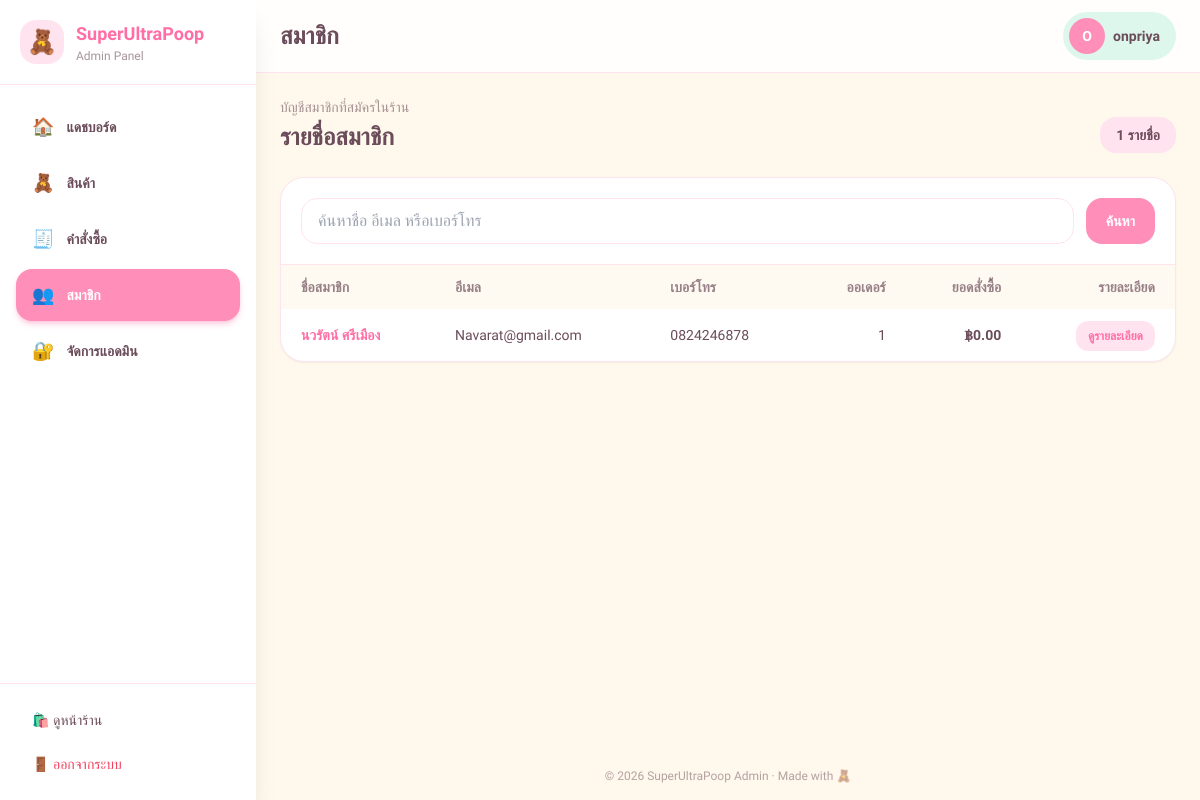
The page /admin/customers.php (signed in) on the database its author committed.
### tables this page shows
CREATE TABLE `users` (
  `id` int(11) NOT NULL,
  `name` varchar(100) NOT NULL,
  `email` varchar(120) NOT NULL,
  `phone` varchar(20) DEFAULT NULL,
  `password_hash` varchar(255) NOT NULL,
  `created_at` timestamp NOT NULL DEFAULT current_timestamp()
);

### includes/functions.php (called while the page is built, shortened)
<?php
function h($s) { return htmlspecialchars((string)$s, ENT_QUOTES, 'UTF-8'); }
function money($n) { return '฿' . number_format((float)$n, 2); }
    ?>

### admin/customers.php (the view, shortened to what this page needs)
<?php
$pageTitle = 'สมาชิก';
require __DIR__ . '/header.php';
$search = trim($_GET['q'] ?? '');
$sql = "SELECT u.id, u.name, u.email, u.phone, COUNT(o.id) AS order_count,
    COALESCE(SUM(CASE WHEN o.status IN ('Paid','Processing','Shipped','Completed') THEN o.total END), 0) AS spent
    FROM users u LEFT JOIN orders o ON o.user_id = u.id";
$params = [];
$sql .= ' GROUP BY u.id, u.name, u.email, u.phone ORDER BY u.id DESC';
$statement = $pdo->prepare($sql);
$statement->execute($params);
$customers = $statement->fetchAll();
?>
<section class="mb-6 flex flex-wrap items-end justify-between gap-3">
  <div>
    <p class="text-sm text-kawaii-ink/60">บัญชีสมาชิกที่สมัครในร้าน</p>
    <h2 class="mt-1 text-2xl font-bold">รายชื่อสมาชิก</h2>
  </div>
  <span class="rounded-2xl bg-kawaii-pink-light px-4 py-2 text-sm font-bold"><?= number_format(count($customers)) ?> รายชื่อ</span>
</section>
<section class="overflow-hidden rounded-3xl border border-kawaii-pink-light bg-white shadow-sm">
  <form method="get" class="flex flex-wrap gap-3 border-b border-kawaii-pink-light p-4 sm:p-5">
    <input id="customer-search" name="q" value="<?= h($search) ?>" placeholder="ค้นหาชื่อ อีเมล หรือเบอร์โทร" class="min-w-[220px] flex-1 rounded-2xl border border-kawaii-pink-light px-4 py-2.5 outline-none transition focus:border-kawaii-pink focus:ring-2 focus:ring-kawaii-pink/20">
    <button class="rounded-2xl bg-kawaii-pink px-5 py-2.5 text-sm font-bold text-white transition hover:bg-kawaii-pink-deep">ค้นหา</button>
  </form>
  <div class="overflow-x-auto">
    <table class="w-full min-w-[760px] text-left text-sm">
      <thead class="bg-kawaii-cream/70 text-kawaii-ink/70">
        <tr>
          <th class="px-5 py-3 font-semibold">ชื่อสมาชิก</th>
          <th class="px-5 py-3 font-semibold">อีเมล</th>
          <th class="px-5 py-3 font-semibold">เบอร์โทร</th>
          <th class="px-5 py-3 text-right font-semibold">ออเดอร์</th>
          <th class="px-5 py-3 text-right font-semibold">ยอดสั่งซื้อ</th>
          <th class="px-5 py-3 text-right font-semibold">รายละเอียด</th>
        </tr>
      </thead>
      <tbody class="divide-y divide-kawaii-pink-light">
        <?php if (!$customers): ?>
          <tr><td colspan="6" class="px-5 py-10 text-center text-kawaii-ink/60"><?= $search !== '' ? 'ไม่พบสมาชิกที่ตรงกับการค้นหา' : 'ยังไม่มีสมาชิกสมัครบัญชี' ?></td></tr>
        <?php else: foreach ($customers as $customer): ?>
          <tr class="hover:bg-kawaii-cream/40">
            <td class="px-5 py-4 font-semibold"><a href="member-detail.php?id=<?= (int)$customer['id'] ?>" class="text-kawaii-pink-deep hover:underline"><?= h($customer['name']) ?></a></td>
            <td class="px-5 py-4"><?= h($customer['email']) ?></td>
            <td class="px-5 py-4 font-num tabular-nums"><?= h($customer['phone'] ?: '-') ?></td>
            <td class="px-5 py-4 text-right font-num tabular-nums"><?= number_format((int)$customer['order_count']) ?></td>
            <td class="px-5 py-4 text-right whitespace-nowrap font-num font-semibold tabular-nums"><?= h(money($customer['spent'])) ?></td>
            <td class="px-5 py-4 text-right"><a href="member-detail.php?id=<?= (int)$customer['id'] ?>" class="rounded-xl bg-kawaii-pink-light px-3 py-2 text-xs font-bold text-kawaii-pink-deep hover:bg-kawaii-pink">ดูรายละเอียด</a></td>
          </tr>
        <?php endforeach; endif; ?>
      </tbody>
    </table>
  </div>
</section>
<?php require __DIR__ . '/footer.php'; ?>

### admin/header.php (shortened to what this page needs)
<?php
require_once __DIR__ . '/../includes/functions.php';
$cur       = basename($_SERVER['PHP_SELF']);
$pageTitle = $pageTitle ?? 'Dashboard';
$stAdmin = $pdo->prepare("SELECT username FROM admins WHERE id = ?");
$stAdmin->execute([$_SESSION['admin_id']]);
$adminName = $stAdmin->fetchColumn() ?: 'admin';
$navItems = [
    ['index.php',      'แดชบอร์ด',  '🏠', ['index.php']],
    ['products.php',   'สินค้า',      '🧸', ['products.php', 'product-form.php']],
    ['orders.php',     'คำสั่งซื้อ',   '🧾', ['orders.php', 'order-detail.php']],
    ['customers.php',  'สมาชิก',     '👥', ['customers.php', 'member-detail.php']],
    ['create-admin.php', 'จัดการแอดมิน', '🔐', ['create-admin.php']],
];
?>
<!DOCTYPE html>
<html lang="th">
<head>
  <script src="https://cdn.tailwindcss.com"></script>
</head>
<body class="min-h-screen bg-kawaii-cream font-sans text-kawaii-ink">
  <aside id="sidebar" class="fixed inset-y-0 left-0 z-40 flex w-64 -translate-x-full flex-col bg-white shadow-xl transition-transform duration-200 lg:translate-x-0">
    <div class="flex items-center gap-3 border-b border-kawaii-pink-light px-5 py-5">
      <span class="flex h-11 w-11 items-center justify-center rounded-2xl bg-kawaii-pink-light text-2xl">🧸</span>
      <div class="leading-tight">
        <div class="text-lg font-bold text-kawaii-pink-deep">SuperUltraPoop</div>
        <div class="text-xs text-kawaii-ink/60">Admin Panel</div>
      </div>
    </div>
    <nav class="flex-1 space-y-1 overflow-y-auto p-4">
      <?php foreach ($navItems as [$href, $label, $icon, $files]):
        $active = in_array($cur, $files, true); ?>
        <a href="<?= h($href) ?>"
           class="flex items-center gap-3 rounded-2xl px-4 py-3 text-sm font-semibold transition
                  <?= $active ? 'bg-kawaii-pink text-white shadow-md shadow-kawaii-pink/40' : 'text-kawaii-ink hover:bg-kawaii-pink-light' ?>">
          <span class="text-lg"><?= $icon ?></span><?= h($label) ?>
        </a>
      <?php endforeach; ?>
    </nav>
    <div class="space-y-1 border-t border-kawaii-pink-light p-4 text-sm">
      <a href="../index.php" target="_blank" class="flex items-center gap-3 rounded-2xl px-4 py-2.5 hover:bg-kawaii-blue/60">🛍️ ดูหน้าร้าน</a>
      <a href="logout.php" class="flex items-center gap-3 rounded-2xl px-4 py-2.5 text-rose-500 hover:bg-rose-50">🚪 ออกจากระบบ</a>
    </div>
  </aside>
  <div class="flex min-h-screen flex-col lg:pl-64">
    <header class="sticky top-0 z-20 flex items-center justify-between gap-3 border-b border-kawaii-pink-light bg-white/85 px-4 py-3 backdrop-blur sm:px-6">
      <div class="flex items-center gap-3">
        <h1 class="text-xl font-bold sm:text-2xl"><?= h($pageTitle) ?></h1>
      </div>
      <div class="flex items-center gap-2 rounded-full bg-kawaii-mint/60 py-1.5 pl-1.5 pr-4">
        <span class="flex h-9 w-9 items-center justify-center rounded-full bg-kawaii-pink text-sm font-bold uppercase text-white">
            <?= h(mb_substr($adminName, 0, 1)) ?>
        </span>
        <span class="hidden text-sm font-semibold sm:inline"><?= h($adminName) ?></span>
      </div>
    </header>
    <main class="flex-1 p-4 sm:p-6">

### rows shown on the page
users: name "นวรัตน์ ศรีเมือง", email "Navarat@gmail.com", phone "0824246878", order_count "1", spent "฿0.00"

### other values the page prints
$icon "🏠"
$label "แดชบอร์ด"
$icon "🧸"
$label "สินค้า"
$icon "🧾"
$label "คำสั่งซื้อ"
$icon "👥"
$label "สมาชิก"
$icon "🔐"
$label "จัดการแอดมิน"
$pageTitle "สมาชิก"
mb_substr($adminName, 0, 1) "O"
$adminName "onpriya"
count($customers) "1"
